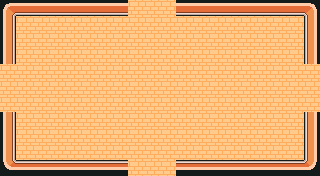

This is a level from a 2D game, rendered from its Tiled map with the project's own tilesets. A one-line summary and the complete map file follow:
An orthogonal 20x11 tile map with 16x16 px tiles, 6 tile layers (ground, dressing, decor, walls, ...), 3 tilesets and 9 objects (5x ENTRY, 4x PROP).

<map version="1.10" tiledversion="1.10.2" orientation="orthogonal" renderorder="right-down" width="20" height="11" tilewidth="16" tileheight="16" infinite="0" nextlayerid="8" nextobjectid="10">
 <tileset firstgid="1" name="wall" tilewidth="16" tileheight="16" tilecount="110" columns="10">
  <image source="../../../gfx/tiles/ruins/tilesetwallsimple.png" width="160" height="176" />
 </tileset>
 <tileset firstgid="111" name="floor" tilewidth="16" tileheight="16" tilecount="374" columns="22">
  <image source="../../../gfx/tiles/ruins/tilesetinteriorfloor.png" width="352" height="272" />
 </tileset>
 <tileset firstgid="485" name="elements" tilewidth="16" tileheight="16" tilecount="27" columns="9">
  <image source="../../../gfx/tiles/ruins/elements.png" width="144" height="48" />
 </tileset>
 <layer id="1" name="ground" width="20" height="11">
  <data encoding="csv">
266,266,266,266,266,266,266,266,266,266,266,266,266,266,266,266,266,266,266,266,
266,266,266,266,266,266,266,266,266,266,266,266,266,266,266,266,266,266,266,266,
266,266,266,266,266,266,266,266,266,266,266,266,266,266,266,266,266,266,266,266,
266,266,266,266,266,266,266,266,266,266,266,266,266,266,266,266,266,266,266,266,
266,266,266,266,266,266,266,266,266,266,266,266,266,266,266,266,266,266,266,266,
266,266,266,266,266,266,266,266,266,266,266,266,266,266,266,266,266,266,266,266,
266,266,266,266,266,266,266,266,266,266,266,266,266,266,266,266,266,266,266,266,
266,266,266,266,266,266,266,266,266,266,266,266,266,266,266,266,266,266,266,266,
266,266,266,266,266,266,266,266,266,266,266,266,266,266,266,266,266,266,266,266,
266,266,266,266,266,266,266,266,266,266,266,266,266,266,266,266,266,266,266,266,
266,266,266,266,266,266,266,266,266,266,266,266,266,266,266,266,266,266,266,266
</data>
 </layer>
 <layer id="2" name="dressing" width="20" height="11">
  <data encoding="csv">
0,0,0,0,0,0,0,0,0,0,0,0,0,0,0,0,0,0,0,0,
0,0,0,0,0,0,0,0,0,0,0,0,0,0,0,0,0,0,0,0,
0,0,0,0,0,0,0,0,0,0,0,0,0,0,0,0,0,0,0,0,
0,0,0,0,0,0,0,0,0,0,0,0,0,0,0,0,0,0,0,0,
0,0,0,0,0,0,0,0,0,0,0,0,0,0,0,0,0,0,0,0,
0,0,0,0,0,0,0,0,0,0,0,0,0,0,0,0,0,0,0,0,
0,0,0,0,0,0,0,0,0,0,0,0,0,0,0,0,0,0,0,0,
0,0,0,0,0,0,0,0,0,0,0,0,0,0,0,0,0,0,0,0,
0,0,0,0,0,0,0,0,0,0,0,0,0,0,0,0,0,0,0,0,
0,0,0,0,0,0,0,0,0,0,0,0,0,0,0,0,0,0,0,0,
0,0,0,0,0,0,0,0,0,0,0,0,0,0,0,0,0,0,0,0
</data>
 </layer>
 <layer id="3" name="decor" width="20" height="11">
  <data encoding="csv">
0,0,0,0,0,0,0,0,0,0,0,0,0,0,0,0,0,0,0,0,
0,0,0,0,0,0,0,0,0,0,0,0,0,0,0,0,0,0,0,0,
0,0,0,0,0,0,0,0,0,0,0,0,0,0,0,0,0,0,0,0,
0,0,0,0,0,0,0,0,0,0,0,0,0,0,0,0,0,0,0,0,
0,0,0,0,0,0,0,0,0,0,0,0,0,0,0,0,0,0,0,0,
0,0,0,0,0,0,0,0,0,0,0,0,0,0,0,0,0,0,0,0,
0,0,0,0,0,0,0,0,0,0,0,0,0,0,0,0,0,0,0,0,
0,0,0,0,0,0,0,0,0,0,0,0,0,0,0,0,0,0,0,0,
0,0,0,0,0,0,0,0,0,0,0,0,0,0,0,0,0,0,0,0,
0,0,0,0,0,0,0,0,0,0,0,0,0,0,0,0,0,0,0,0,
0,0,0,0,0,0,0,0,0,0,0,0,0,0,0,0,0,0,0,0
</data>
 </layer>
 <layer id="4" name="walls" width="20" height="11">
  <data encoding="csv">
6,9,9,9,9,9,9,9,0,0,0,9,9,9,9,9,9,9,9,10,
16,0,0,0,0,0,0,0,0,0,0,0,0,0,0,0,0,0,0,20,
16,0,0,0,0,0,0,0,0,0,0,0,0,0,0,0,0,0,0,20,
16,0,0,0,0,0,0,0,0,0,0,0,0,0,0,0,0,0,0,20,
0,0,0,0,0,0,0,0,0,0,0,0,0,0,0,0,0,0,0,0,
0,0,0,0,0,0,0,0,0,0,0,0,0,0,0,0,0,0,0,0,
0,0,0,0,0,0,0,0,0,0,0,0,0,0,0,0,0,0,0,0,
16,0,0,0,0,0,0,0,0,0,0,0,0,0,0,0,0,0,0,20,
16,0,0,0,0,0,0,0,0,0,0,0,0,0,0,0,0,0,0,20,
16,0,0,0,0,0,0,0,0,0,0,0,0,0,0,0,0,0,0,20,
46,49,49,49,49,49,49,49,0,0,0,49,49,49,49,49,49,49,49,50
</data>
 </layer>
 <layer id="5" name="props" width="20" height="11">
  <data encoding="csv">
0,0,0,0,0,0,0,0,0,0,0,0,0,0,0,0,0,0,0,0,
0,0,0,0,0,0,0,0,0,0,0,0,0,0,0,0,0,0,0,0,
0,0,0,0,0,0,0,0,0,0,0,0,0,0,0,0,0,0,0,0,
0,0,0,0,0,0,0,0,0,0,0,0,0,0,0,0,0,0,0,0,
0,0,0,0,0,0,0,0,0,0,0,0,0,0,0,0,0,0,0,0,
0,0,0,0,0,0,0,0,0,0,0,0,0,0,0,0,0,0,0,0,
0,0,0,0,0,0,0,0,0,0,0,0,0,0,0,0,0,0,0,0,
0,0,0,0,0,0,0,0,0,0,0,0,0,0,0,0,0,0,0,0,
0,0,0,0,0,0,0,0,0,0,0,0,0,0,0,0,0,0,0,0,
0,0,0,0,0,0,0,0,0,0,0,0,0,0,0,0,0,0,0,0,
0,0,0,0,0,0,0,0,0,0,0,0,0,0,0,0,0,0,0,0
</data>
 </layer>
 <layer id="6" name="overhead" width="20" height="11">
  <data encoding="csv">
0,0,0,0,0,0,0,0,0,0,0,0,0,0,0,0,0,0,0,0,
0,0,0,0,0,0,0,0,0,0,0,0,0,0,0,0,0,0,0,0,
0,0,0,0,0,0,0,0,0,0,0,0,0,0,0,0,0,0,0,0,
0,0,0,0,0,0,0,0,0,0,0,0,0,0,0,0,0,0,0,0,
0,0,0,0,0,0,0,0,0,0,0,0,0,0,0,0,0,0,0,0,
0,0,0,0,0,0,0,0,0,0,0,0,0,0,0,0,0,0,0,0,
0,0,0,0,0,0,0,0,0,0,0,0,0,0,0,0,0,0,0,0,
0,0,0,0,0,0,0,0,0,0,0,0,0,0,0,0,0,0,0,0,
0,0,0,0,0,0,0,0,0,0,0,0,0,0,0,0,0,0,0,0,
0,0,0,0,0,0,0,0,0,0,0,0,0,0,0,0,0,0,0,0,
0,0,0,0,0,0,0,0,0,0,0,0,0,0,0,0,0,0,0,0
</data>
 </layer>
 <objectgroup id="7" name="spawns">
  <object id="1" name="UP" type="ENTRY" x="152" y="24" />
  <object id="2" name="DOWN" type="ENTRY" x="152" y="152" />
  <object id="3" name="LEFT" type="ENTRY" x="24" y="88" />
  <object id="4" name="RIGHT" type="ENTRY" x="296" y="88" />
  <object id="5" name="" type="ENTRY" x="168" y="88" />
  <object id="6" name="torch" type="PROP" x="56" y="168" />
  <object id="7" name="torch" type="PROP" x="264" y="168" />
  <object id="8" name="torch" type="PROP" x="8" y="136" />
  <object id="9" name="torch" type="PROP" x="312" y="136" />
 </objectgroup>
</map>
